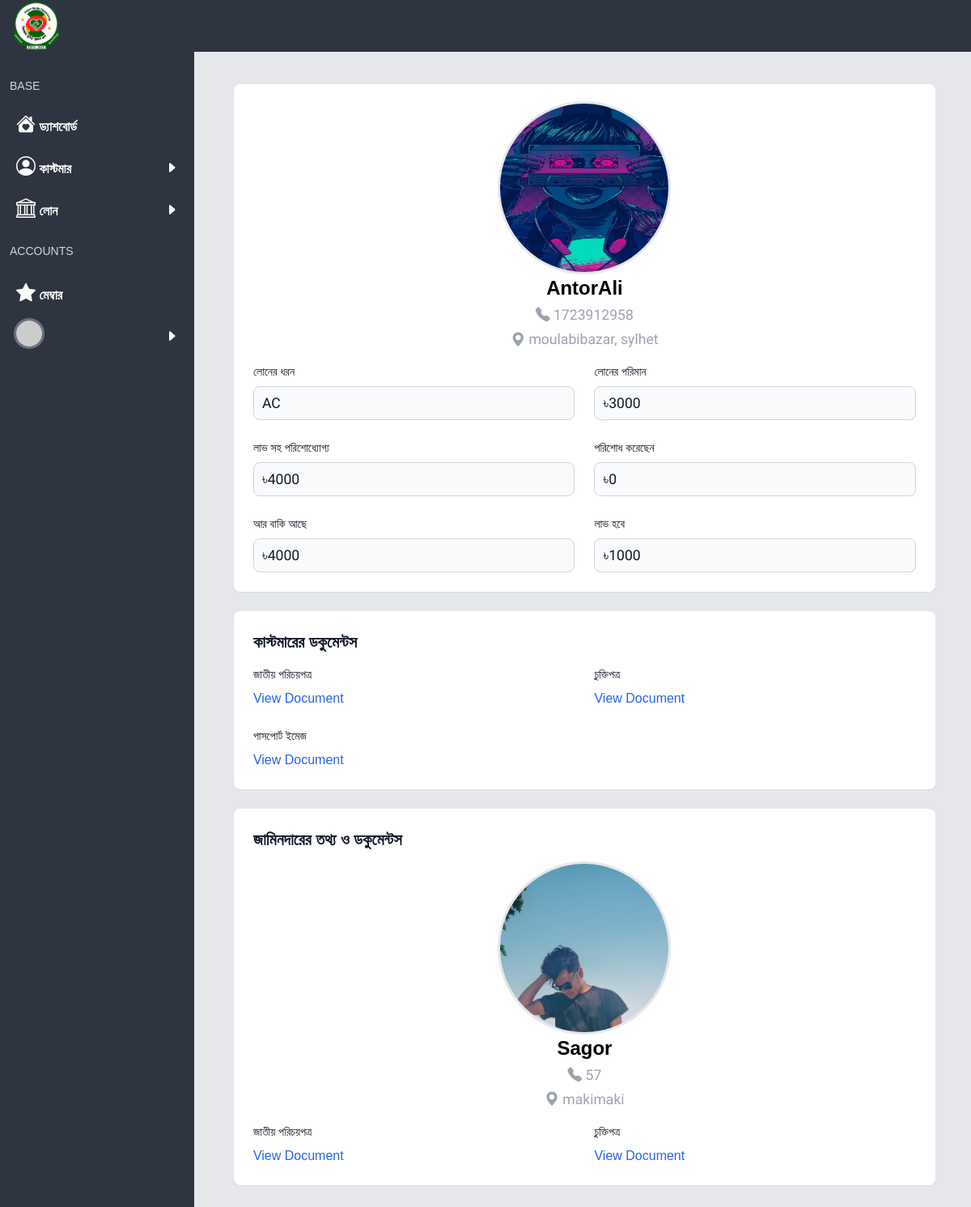
The page /profile/18 on the database as committed earlier.
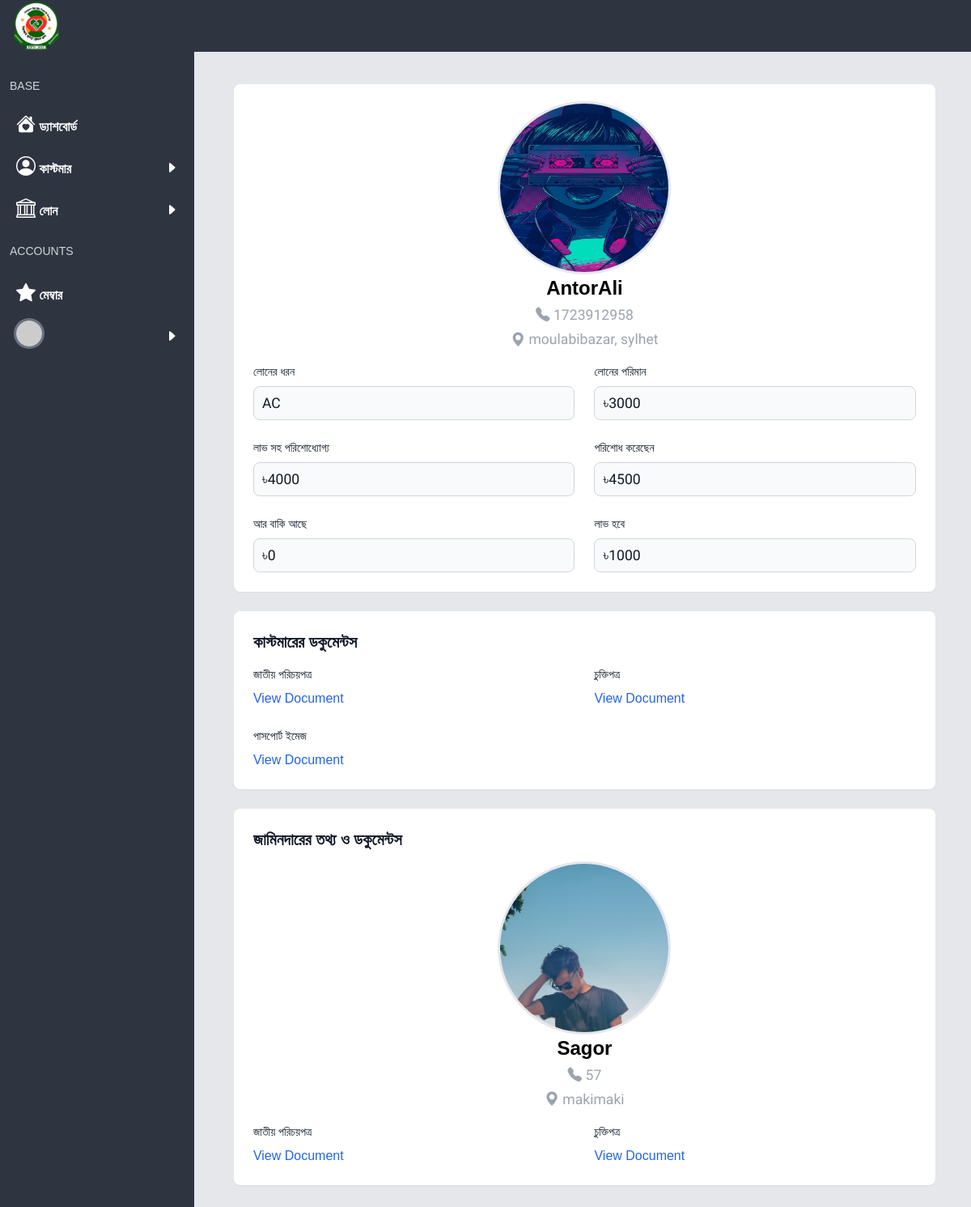
The same page on the database as committed later.
### base/models.py (models this page shows, shortened)
class Base(models.Model):
    created_at = models.DateTimeField(default=timezone.now, editable=False)
    updated_at = models.DateTimeField(auto_now=True)
    class Meta:
        abstract = True

class Customer(Base):
    name = models.CharField(max_length=100)
    address = models.CharField(max_length=100)
    mobile = models.CharField(max_length=100)
    loans = models.ForeignKey(Loan, on_delete=models.CASCADE, related_name='user_loan')
    total_loan_amount = models.IntegerField(default=0)
    already_paid = models.IntegerField(default=0)
    have_to_paid = models.IntegerField(default=0)
    dp = models.FileField(upload_to='dp', null=True, blank=True)
    mission_complete = models.BooleanField(default=False)
    profit = models.IntegerField(default=0)
    have_to_pay = models.IntegerField(default=0)

class Loan(Base):
    name = models.CharField(max_length=100)
    price = models.IntegerField(default=0)

class Document(Base):
    customer = models.ForeignKey(Customer, on_delete=models.CASCADE)
    cus_nid = models.FileField(null=True, blank=True,upload_to='customer-documents')
    cus_photo = models.FileField(null=True, blank=True,upload_to='customer-documents')
    cus_stamp = models.FileField(null=True, blank=True,upload_to='customer-documents')
    jamin_nid = models.FileField(null=True, blank=True,upload_to='customer-documents')
    jamin_photo = models.FileField(null=True, blank=True,upload_to='customer-documents')
    jamin_stamp = models.FileField(null=True, blank=True,upload_to='customer-documents')
    jamin_name = models.CharField(max_length=100, null=True, blank=True)
    jamin_mobile = models.CharField(max_length=100, null=True, blank=True)
    jamin_address = models.CharField(max_length=200, null=True, blank=True)

### base/views.py (the view)
# urls.py: path('profile/<int:id>', view_profile),
def view_profile(request, id):
   customer = Customer.objects.get(id=id)
   docs = Document.objects.get(customer=customer)
   context = {'docs':docs, 'profit': abs(customer.profit), 'customer':customer}
   return render(request, 'profile.html', context)

### base/context_processor.py (called while the page is built)
def user_profile(request):
    if request.user.is_authenticated:
        profile = Profile.objects.get(user=request.user)
    else:
        profile = None
    return {'prof': profile}

### templates/profile.html (shortened to what this page needs)
{% extends 'base.html' %}
{% block body %}
    <div class="m-3 md:m-9 space-y-6">
        <div class="bg-white p-6  rounded-lg shadow-sm space-y-4">
          <div class="flex flex-col gap-1 justify-center items-center">
       <img class="rounded-full h-52  w-52 ring ring-gray-200"
       {% if customer.dp %}
       src="{{customer.dp.url}}"
       {% else %}
       src="https://api.dicebear.com/9.x/initials/svg?seed={{customer.name}}"
       {% endif %}
       />
            <h2 class="font-bold text-2xl">{{customer.name}}</h2>
            <p class="text-gray-400"><i class="bi bi-telephone-fill"></i> {{customer.mobile}}</p>
<p class="text-gray-400"><i class="bi bi-geo-alt-fill"></i> {{customer.address}}</p>
          </div>
            <div class="grid grid-cols-1 md:grid-cols-2 gap-6">
                <div>
                    <label class="block mb-2 text-sm font-medium text-gray-900">লোনের ধরন</label>
                    <p id="profile-name" class="bg-gray-50 border border-gray-300 text-gray-900 sm:text-sm rounded-lg block w-full p-2.5">{{customer.loans.name}}</p>
                </div>
                <div>
                    <label class="block mb-2 text-sm font-medium text-gray-900">লোনের পরিমান</label>
                    <p id="profile-phone" class="bg-gray-50 border border-gray-300 text-gray-900 sm:text-sm rounded-lg block w-full p-2.5">৳{{customer.total_loan_amount}}</p>
                </div>
                <div>
                    <label class="block mb-2 text-sm font-medium text-gray-900">লাভ সহ পরিশোধ্যোগ্য </label>
                    <p id="profile-loan-amount" class="bg-gray-50 border border-gray-300 text-gray-900 sm:text-sm rounded-lg block w-full p-2.5">৳{{customer.have_to_pay}}</p>
                </div>
                <div>
                    <label class="block mb-2 text-sm font-medium text-gray-900">পরিশোধ করেছেন</label>
                    <p id="profile-loan-type" class="bg-gray-50 border border-gray-300 text-gray-900 sm:text-sm rounded-lg block w-full p-2.5">৳{{customer.already_paid}}</p>
                </div>
                <div>
                    <label class="block mb-2 text-sm font-medium text-gray-900">আর বাকি আছে</label>
                    <p id="profile-payable-amount" class="bg-gray-50 border border-gray-300 text-gray-900 sm:text-sm rounded-lg block w-full p-2.5">৳{{customer.have_to_paid}}</p>
                </div>
                <div>
                    <label class="block mb-2 text-sm font-medium text-gray-900">লাভ হবে
                    </label>
                    <p id="profile-phone" class="bg-gray-50 border border-gray-300 text-gray-900 sm:text-sm rounded-lg block w-full p-2.5">৳{{profit}}</p>
                </div>
            </div>
        </div>
        <div class="bg-white p-6 rounded-lg shadow-sm space-y-4">
            <h2 class="text-xl font-semibold text-gray-900">কাস্টমারের ডকুমেন্টস</h2>
            <div class="grid grid-cols-1 md:grid-cols-2 gap-6">
                <div>
                    <label class="block mb-2 text-sm font-medium text-gray-900">জাতীয় পরিচয়পত্র </label>
                    <a href="{{docs.cus_nid.url}}" id="profile-nid" class="text-blue-600 hover:underline">View Document</a>
                </div>
                <div>
                    <label class="block mb-2 text-sm font-medium text-gray-900">চুক্তিপত্র</label>
                    <a href="{{docs.cus_stamp.url}}" id="profile-agreement" class="text-blue-600 hover:underline">View Document</a>
                </div>
                <div>
                    <label class="block mb-2 text-sm font-medium text-gray-900">পাসপোর্ট ইমেজ</label>
                    <a href="{{docs.cus_photo.url}}" id="profile-passport-image" class="text-blue-600 hover:underline">View Document</a>
                </div>
            </div>
        </div>
        <div class="bg-white p-6 rounded-lg shadow-sm space-y-4">
            <h2 class="text-xl font-semibold text-gray-900">জামিনদারের তথ্য ও ডকুমেন্টস</h2>
<div class="flex flex-col gap-1 justify-center items-center">
            <img class="ring h-52 ring-gray-200 rounded-full w-52"
       {% if docs.jamin_photo %}
       src="{{docs.jamin_photo.url}}"
       {% else %}
       src="https://api.dicebear.com/9.x/initials/svg?seed={{docs.jamin_name}}"
       {% endif %}
 alt="" />
            <h2 class="font-bold text-2xl">{{docs.jamin_name}}</h2>
           <p class="text-gray-400"><i class="bi bi-telephone-fill"></i> {{docs.jamin_mobile}}</p>
           <p class="text-gray-400"><i class="bi bi-geo-alt-fill"></i> {{docs.jamin_address}}</p>
          </div>
            <div class="grid grid-cols-1 md:grid-cols-2 gap-6">
                <div>
                    <label class="block mb-2 text-sm font-medium text-gray-900">জাতীয় পরিচয়পত্র</label>
                    <a href="{{docs.jamin_nid.url}}" id="profile-nominee-nid" class="text-blue-600 hover:underline">View Document</a>
                </div>
                <div>
                    <label class="block mb-2 text-sm font-medium text-gray-900">চুক্তিপত্র</label>
                    <a href="{{docs.jamin_stamp.url}}" id="profile-nominee-passport" class="text-blue-600 hover:underline">View Document</a>
                </div>
            </div>
        </div>
    </div>
{% endblock %}

### templates/base.html (shortened to what this page needs)
<!doctype html>
<html>
<head>
  {% load static %}
  <script src="https://cdn.tailwindcss.com"></script>
  <link rel="stylesheet" href="https://cdn.jsdelivr.net/npm/bootstrap-icons@1.11.3/font/bootstrap-icons.min.css">
  <link href="https://fonts.maateen.me/solaiman-lipi/font.css" rel="stylesheet">
0</head>
<body x-data="{open : false}" class="p-0 m-0 gap-0 md:flex bg-gray-200">
  <nav x-show="open" class="rng md:!block fixed navcol w-60 h-screen top-0 md:top-auto z-10">
    <div class="nav flex items-center justify-between">
      <a class="p-4 px-4 text-2xl" href="/">
        <h1 class="pt-2 text-pink-400">লোন লাগবে</h1>
      </a>
    </div>
    <ul class="text-white p-3 items">
              <div class="py-3 flex items-center text-sm text-gray-300 after:flex-1">BASE</div>
    <a href="/">
      <li class="font-bold p-2 hover:rounded-md hover:bg-gray-700 hover:text-pink-400">
        <i style="font-size: 1.5rem;" class="bi bi-house-heart-fill"></i>
         ড্যাশবোর্ড</li>
    </a>
      <li onclick="showcats()" class="font-bold p-2 hover:rounded-md hover:bg-gray-700 hover:text-pink-400">
        <div class="flex justify-between">
          <div>
        <i style="font-size: 1.5rem;" class="bi bi-person-circle"></i>
         কাস্টমার
         </div>
         <div id="cd" class="mt-2">
           <i class="bi bi-caret-right-fill"></i>
         </div>
                 </li>
          <li onclick="showloan()" class="font-bold p-2 hover:rounded-md hover:bg-gray-700 hover:text-pink-400">
            <div class="flex justify-between">
              <div>
                <i style="font-size: 1.5rem;" class="bi bi-bank"></i>
                লোন
              </div>
              <div id="ln" class="mt-2">
                <i class="bi bi-caret-right-fill"></i>
              </div>
          </li>
              <div class="py-4 flex items-center text-sm text-gray-300 after:flex-1">ACCOUNTS</div>
<a href="/all-member">
      <li class="font-bold p-2 hover:rounded-md hover:bg-gray-700 hover:text-pink-400">
        <i style="font-size: 1.5rem;" class="bi bi-star-fill"></i>
         মেম্বার</li>
    </a>
<li onclick="showadmin()" class="font-bold p-2 hover:rounded-md hover:bg-gray-700 hover:text-pink-400">
        <div class="flex justify-between">
          <div class="flex gap-2 justify-around">
         <img class="ring  ring-gray-500 h-8 w-8 rounded-full"
{% if not prof.dp.url %}
src="https://api.dicebear.com/9.x/initials/svg?seed={{prof.name}}"
{% else %}
src="{{prof.dp.url}}"
{% endif %}
/>
          </div>
         <div id="ad" class="mt-2">
           <i class="bi bi-caret-right-fill"></i>
         </div>
                 </li>
    </ul>
  </nav>
  <div class="md:flex-grow">
    <header class="z-10 fixed w-full top-0  navcol flex items-center gap-1 h-16 p-2 text-white z-1">
<div class="flex items-center justify-between">
      <logo>
       <a href="/">
        <img src="{% static 'sirajammuniralogo.png' %}" alt="sirajam_munira_logo" class="w-14">
</a>
      </logo>
</div>
    </header>
    <main class="pt-16 p-1 m-1 md:ml-60">
        {% block body %}
        {% endblock %}
    </main>
  </div>
</body>
</html>

### templates/base.html (style rules this page uses)
body { font-family: 'SolaimanLipi', Arial, sans-serif !important; }
h1, ul, li, p,.mute, form { font-family: 'SolaimanLipi', sans-serif !important; font-weight: 400 ; font-style: normal; }
ul { font-family: "Open Sans"; }
.navcol { background-color: #2E3440; }
p { font-family: "Gabarito", sans-serif !important; font-size: 1.1em !important; }

Rows that differ between the two databases and show on the page:
changed Customer "AntorAli": already_paid "0" → "4500"; have_to_paid "4000" → "0"
